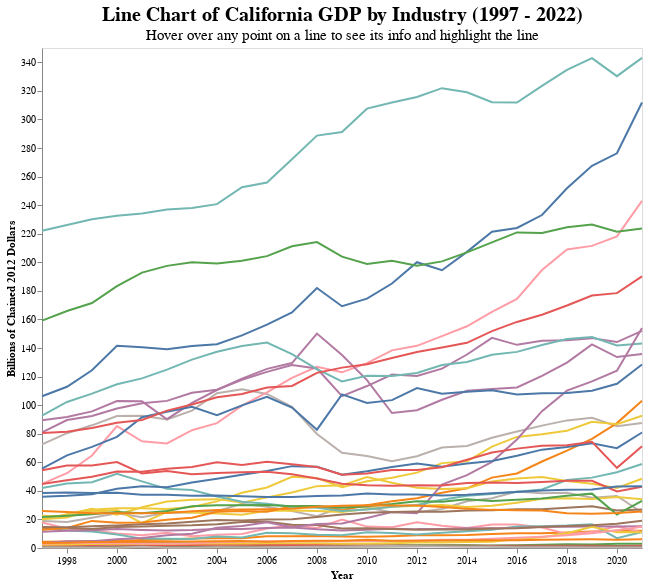

The cell this chart's notebook holds for it:
### Markdown cell above
data from https://united-states.reaproject.org/data-tables/gsp-a900n/tools/60000/

### Code cell
data_melted['yaxis'] = data_melted['GDP']/1000000000


# Line Chart
line = alt.Chart(data_melted).mark_line(point=True).encode(
    x=alt.X('Year:T', title = 'Year', axis=alt.Axis(grid=False)),
    y=alt.Y('yaxis:Q', title='Billions of Chained 2012 Dollars', axis=alt.Axis(grid=False)),
    color=alt.Color('Industry:N', legend = None),
    tooltip=[
            alt.Tooltip('Industry:N', title='Industry'),
            alt.Tooltip('Year2:O', title='Year'),
            alt.Tooltip('GDP:Q', title='GDP', format='$,.2f')
        ]
)

#make a selection that will highlight individual lines based on the country name for the point that the mouse is nearest to   
highlight = alt.selection(type='single', on='mouseover',
                      fields=['Industry'], nearest=True)

#mark the invisible points adding the highlight selection that determines which field to highlight based on mouseover proximity
points1 = line.mark_circle().encode(
opacity=alt.value(0)
).add_selection(
highlight
)

#line chart that increases the size of the lines of the base line chart based on the condition of whether the mouse is closest
#to a point on the highlight selection being used on the points
lines = line.mark_line().encode(
size=alt.condition(highlight, alt.value(2), alt.value(.3))
)


#layer the points and lines charts and add the dropdown selection that filters the data accordingly
GPDindustry = alt.layer(
    points1, lines).properties(
        title = alt.TitleParams(
            text= ("Line Chart of California GDP by Industry (1997 - 2022)"),
            subtitle= ("Hover over any point on a line to see its info and highlight the line"),
            fontSize = 20,
            subtitleFontSize= 15),
    width=600,
    height=500,)

GPDindustry

### Figure 1 — Vega-Lite specification as saved in the notebook (floating-point values rounded to 4 significant figures; data arrays with more than 128 entries replaced by an {"elided": "..."} marker saying what was removed)
{"usermeta": {"embedOptions": {"theme": "fivethirtyeight"}}, "config": {"view": {"continuousWidth": 400, "continuousHeight": 300}}, "layer": [{"mark": "circle", "encoding": {"color": {"field": "Industry", "legend": null, "type": "nominal"}, "opacity": {"value": 0}, "tooltip": [{"field": "Industry", "title": "Industry", "type": "nominal"}, {"field": "Year2", "title": "Year", "type": "ordinal"}, {"field": "GDP", "format": "$,.2f", "title": "GDP", "type": "quantitative"}], "x": {"axis": {"grid": false}, "field": "Year", "title": "Year", "type": "temporal"}, "y": {"axis": {"grid": false}, "field": "yaxis", "title": "Billions of Chained 2012 Dollars", "type": "quantitative"}}, "selection": {"selector002": {"type": "single", "on": "mouseover", "fields": ["Industry"], "nearest": true}}}, {"mark": "line", "encoding": {"color": {"field": "Industry", "legend": null, "type": "nominal"}, "size": {"condition": {"value": 2, "selection": "selector002"}, "value": 0.3}, "tooltip": [{"field": "Industry", "title": "Industry", "type": "nominal"}, {"field": "Year2", "title": "Year", "type": "ordinal"}, {"field": "GDP", "format": "$,.2f", "title": "GDP", "type": "quantitative"}], "x": {"axis": {"grid": false}, "field": "Year", "title": "Year", "type": "temporal"}, "y": {"axis": {"grid": false}, "field": "yaxis", "title": "Billions of Chained 2012 Dollars", "type": "quantitative"}}}], "data": {"name": "data-94104e001a668fccf5d206da23eed756"}, "height": 500, "title": {"text": "Line Chart of California GDP by Industry (1997 - 2022)", "fontSize": 20, "subtitle": "Hover over any point on a line to see its info and highlight the line", "subtitleFontSize": 15}, "width": 600, "$schema": "https://vega.github.io/schema/vega-lite/v4.17.0.json", "datasets": {"data-94104e001a668fccf5d206da23eed756": {"elided": "925 records"}}}
